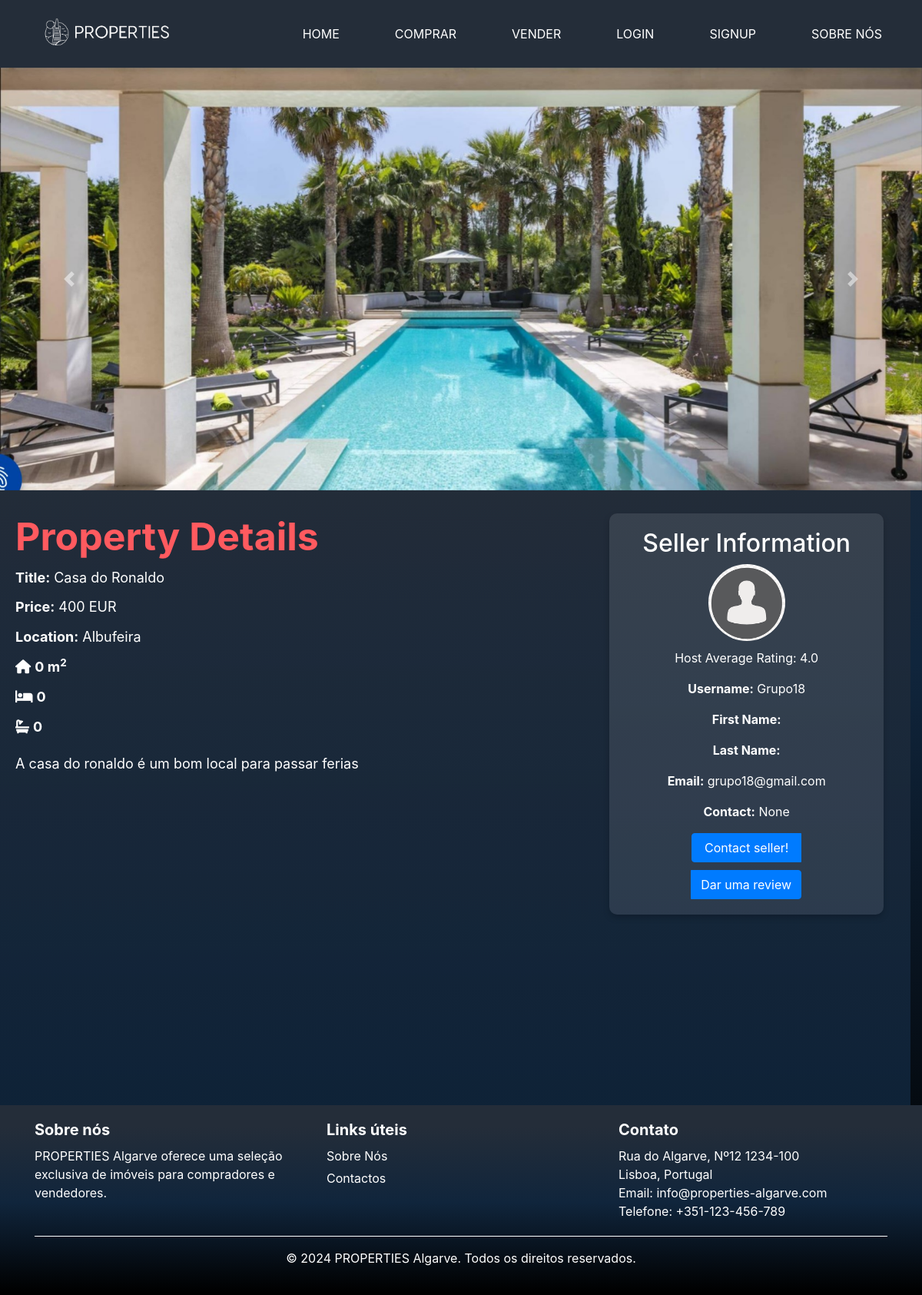
Page /comprar/3/ on the earlier database version.
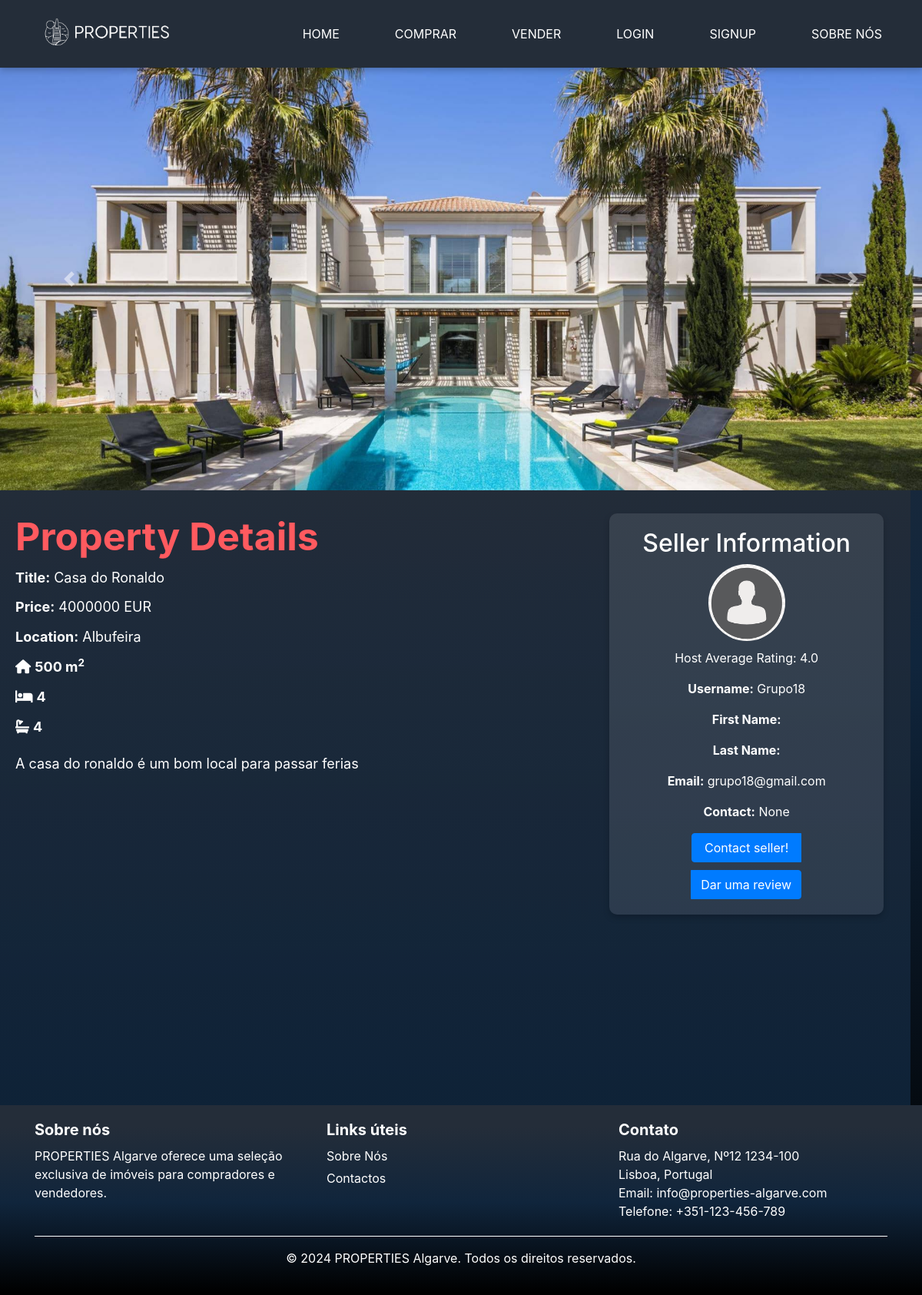
Same page on the later database version.
### base/models.py (models this page shows, shortened)
class PropertyImage(models.Model):
    property = models.ForeignKey('Property', related_name='images', on_delete=models.CASCADE)
    image = models.ImageField(upload_to='property_images/')
    uploaded_at = models.DateTimeField(auto_now_add=True)

class Property(models.Model):
    LOCATION_CHOICES = [
        ('faro', 'Faro'),
        ('lagos', 'Lagos'),
        ('portimao', 'Portimão'),
        ('albufeira', 'Albufeira'),
        ('tavira', 'Tavira'),
        ('olhao', 'Olhão'),
        ('silves', 'Silves'),
        ('loule', 'Loulé'),
        ('vila_real_de_santo_antonio', 'Vila Real de Santo António'),
    ]
    host = models.ForeignKey('Profile', on_delete=models.CASCADE)
    title = models.CharField(max_length=255)
    description = models.TextField()
    location = models.CharField(max_length=100, choices=LOCATION_CHOICES)
    price = models.DecimalField(max_digits=10, decimal_places=0)
    area = models.IntegerField()
    num_bedrooms = models.IntegerField()
    num_bathrooms = models.IntegerField()
    elevator = models.BooleanField(default=False)
    parking_spaces = models.IntegerField(default=0)
    pool = models.BooleanField(default=False)

class Profile(models.Model):
    USER_TYPES = (
        ('host', 'Vendedor'),
        ('guest', 'Cliente'),
    )
    user = models.OneToOneField(User, on_delete=models.CASCADE)
    address = models.CharField(max_length=255, null=True, blank=True)
    phone_number = models.CharField(max_length=15, null=True, blank=True)
    user_type = models.CharField(max_length=10, choices=USER_TYPES, default='guest')
    profile_picture = models.ImageField(upload_to='profile_pics/', default='default.png')

### base/views.py (the view)
# urls.py: path('comprar/<int:pk>/', views.property_details, name='property_detail'),
def property_details(request, pk):
    property_obj = get_object_or_404(Property, pk=pk)
    average_rating = Review.objects.filter(host=property_obj.host).aggregate(average=Avg('rating'))
    average = average_rating['average']
    if average is None:
        average = "Sem rating"
    context = {
        'property': property_obj,
        'average_rating': average
    }
    return render(request, 'property_details.html', context)

### templates/property_details.html (shortened to what this page needs)
{% extends 'main.html' %}
{% block content %}
<div id="propertyImagesCarousel" class="carousel slide" data-ride="carousel">
    <div class="carousel-inner">
        {% for image in property.images.all %}
        <div class="carousel-item {% if forloop.first %}active{% endif %}">
            <img src="{{ image.image.url }}" alt="{{ property.title }} Image {{ forloop.counter }}"
                 class="d-block w-100" style="max-height: 550px; object-fit: cover;">
        </div>
        {% endfor %}
    </div>
    <a class="carousel-control-prev" href="#propertyImagesCarousel" role="button" data-slide="prev">
        <span class="carousel-control-prev-icon" aria-hidden="true"></span>
    </a>
    <a class="carousel-control-next" href="#propertyImagesCarousel" role="button" data-slide="next">
        <span class="carousel-control-next-icon" aria-hidden="true"></span>
    </a>
</div>
<div class="property-detail row">
    <div class="col-md-8">
        <h2 class="property-title">Property Details</h2>
        <ul class="property-info">
            <li><strong>Title:</strong> {{ property.title }}</li>
            <li><strong>Price:</strong> {{ property.price }} EUR</li>
            <li><strong>Location:</strong> {{ property.location|capfirst }}</li>
            <li><i class="fa-solid fa-house"></i> <strong>{{ property.area }} m<sup>2</sup></strong></li>
            <li><i class="fas fa-bed"></i> <strong>{{ property.num_bedrooms }}</strong></li>
            <li><i class="fas fa-bath"></i> <strong>{{ property.num_bathrooms }}</strong></li>
        </ul>
        <p class="property-description" style="color: #fff;">{{ property.description }}</p>
    </div>
    <div class="col-md-4">
        <div class="host-profile">
            <h2>Seller Information</h2>
            <img src="{{ property.host.profile_picture.url }}" alt="Host Picture" class="profile-img">
            <p>Host Average Rating: {{ average_rating|floatformat:1 }}</p>
            <p><strong>Username:</strong> {{ property.host.user.username }}</p>
            <p><strong>First Name:</strong> {{ property.host.user.first_name }}</p>
            <p><strong>Last Name:</strong> {{ property.host.user.last_name }}</p>
            <p><strong>Email:</strong> {{ property.host.user.email }}</p>
            <p><strong>Contact:</strong> {{ property.host.phone_number }}</p>
            <div class="btn-group">
                {% if request.user.is_authenticated %}
                <a href="{% url 'messages' %}?user={{ property.host.user.id }}" class="btn btn-primary">Contact seller!</a>
                <a href="{% url 'create_review' property.host.id %}" class="btn btn-primary">Dar uma review</a>
                {% else %}
                <a href="{% url 'login' %}?next={% url 'messages' %}?user={{ property.host.user.id }}" class="btn btn-primary">Contact seller!</a>
                <a href="{% url 'login' %}?next={% url 'create_review' property.host.id %}" class="btn btn-primary">Dar uma review</a>
                {% endif %}
            </div>
        </div>
    </div>
</div>
{% endblock %}

### templates/main.html (shortened to what this page needs)
<!DOCTYPE html>
{% load static %}
<html lang="en">
<head>
    <link rel="stylesheet" href="{% static 'css/style.css' %}">
    <link href="{% static 'css/fonts.css' %}" rel="stylesheet">
    <link rel="stylesheet" href="{% static 'css/property_details.css' %}">
    <link rel="stylesheet" href="{% static 'css/footer.css' %}">
    <link rel="stylesheet" href="{% static 'css/messages.css' %}">
    <link rel="stylesheet" href="{% static 'css/navbar.css' %}">
    <link rel="stylesheet" href="{% static 'css/music.css' %}">
    <link rel="stylesheet" href="{% static 'css/sobrenos.css' %}">
    <link rel="stylesheet" href="{% static 'css/contactos.css' %}">
    <link rel="stylesheet" href="https://stackpath.bootstrapcdn.com/bootstrap/4.5.2/css/bootstrap.min.css">
    <link rel="stylesheet" href="https://cdnjs.cloudflare.com/ajax/libs/font-awesome/6.0.0-beta3/css/all.min.css">
</head>
<body>
    <div class="wrapper d-flex flex-column min-vh-100">
        {% include 'navbar.html' %}
        <div class="flex-fill">
            {% block content %}{% endblock %}
        </div>
        <footer class="footer mt-auto">
            <div class="container">
                <div class="row">
                    <div class="col-md-4">
                        <h5>Sobre nós</h5>
                        <p>PROPERTIES Algarve oferece uma seleção exclusiva de imóveis para compradores e vendedores.</p>
                    </div>
                    <div class="col-md-4">
                        <h5>Links úteis</h5>
                        <ul>
                            <li><a href="{% url 'sobrenos' %}">Sobre Nós</a></li>
                            <li><a href="{% url 'contactos' %}">Contactos</a></li>
                        </ul>
                    </div>
                    <div class="col-md-4">
                        <h5>Contato</h5>
                        <address>
                            Rua do Algarve, Nº12 1234-100<br>
                            Lisboa, Portugal<br>
                            Email: info@properties-algarve.com<br>
                            Telefone: +351-123-456-789
                        </address>
                    </div>
                </div>
                <div class="text-center py-3">
                    <p>© 2024 PROPERTIES Algarve. Todos os direitos reservados.</p>
                </div>
            </div>
        </footer>
    </div>
</body>
</html>

### templates/navbar.html (shortened to what this page needs)
{% load static %}
<nav class="navbar">
    <div class="navbar-logo">
        <a href="/" class="navbar-brand">
            <img src="{% static 'images/Logo.png' %}" alt="PROPERTIES Logo" style="width: 200px">
        </a>
    </div>
    <ul>
        <li><a href="{% url 'home' %}" class="nav-link home">HOME</a></li>
        <li><a href="{% url 'comprar' %}" class="nav-link comprar">Comprar</a></li>
        <li><a href="{% url 'add_property' %}" class="nav-link vender">Vender</a></li>
        {% if user.is_authenticated %}
            {% if user.profile.profile_picture %}
            <li class="nav-item dropdown">
                <a href="#" class="nav-link dropdown-toggle" id="navbarDropdown" role="button" data-toggle="dropdown" aria-haspopup="true" aria-expanded="false">
                    <img src="{{ user.profile.profile_picture.url }}" alt="Profile picture" class="navbar-profile-picture"/>
                </a>
                <div class="dropdown-menu" aria-labelledby="navbarDropdown">
                    <a class="dropdown-item" href="{% url 'profile' %}">Perfil</a>
                    <a class="dropdown-item" href="{% url 'messages' %}">Mensagens</a>
                    <a class="dropdown-item" href="#" onclick="document.getElementById('logout-form').submit();">Logout</a>
                    <form id="logout-form" action="{% url 'logout' %}" method="post" style="display: none;">
                        {% csrf_token %}
                    </form>
                </div>
            </li>
            {% else %}
                <li>
                    <a href="{% url 'profile' %}" class="nav-link profile">
                        <img src="{% static 'images/default-profile-pic.png' %}" alt="Default profile picture" class="navbar-profile-picture"/>
                    </a>
                </li>
            {% endif %}
        {% else %}
            <li><a href="{% url 'login' %}" class="nav-link login">Login</a></li>
            <li><a href="{% url 'signup' %}" class="nav-link signup">Signup</a></li>
        {% endif %}
        <li><a href="{% url 'sobrenos' %}" class="nav-link sobrenos">Sobre Nós</a></li>
    </ul>
</nav>

### base/static/css/style.css (style rules this page uses)
* { margin: 0; padding: 0; box-sizing: border-box; font-family: 'SFProDisplay', sans-serif; }
html, body { margin: 0; padding: 0; min-height: 100%; position: relative; font-family: 'SFProDisplay', sans-serif; background: linear-gradient(180deg, rgb(36, 45, 57) 11.2%, rgb(16, 37, 60) 51.2%, rgb(0, 0, 0) 98.6%); background-attachment: fixed; background-repeat: no-repeat; background-size: cover; }
.property-title { color: #333; font-size: 1.5em; margin-bottom: 10px; }
.property-description { color: #666; margin-bottom: 10px; }

### base/static/css/property_details.css (style rules this page uses)
.property-detail { width: 100%; min-height: 100vh; padding: 30px 20px; background: linear-gradient(180deg, rgba(36, 45, 57, 0.9), rgba(16, 37, 60, 0.9)); color: #fff; display: flex; flex-direction: row; align-items: flex-start; justify-content: space-between; text-align: left; }
.property-title { font-size: 50px; margin-bottom: 10px; font-weight: bold; color: #FF5A5F; }
.property-info { list-style: none; padding: 0; margin-bottom: 20px; line-height: 1.6; font-size: 18px; color: #fff; }
.property-info li { margin-bottom: 10px; }
.property-description { max-width: 800px; font-size: 18px; line-height: 1.6; margin-bottom: 20px; color: #ffffff; }
.host-profile { padding: 20px; background-color: rgba(255, 255, 255, 0.1); border-radius: 10px; box-shadow: 0 4px 8px rgba(0, 0, 0, 0.2); text-align: center; width: 100%; }
.profile-img { width: 100px; height: 100px; border-radius: 50%; object-fit: cover; margin-bottom: 10px; }
.btn-group { display: flex; flex-direction: column; gap: 10px; }

### base/static/css/footer.css (style rules this page uses)
html, body { height: 100%; margin: 0; display: flex; flex-direction: column; }
.wrapper { display: flex; flex-direction: column; min-height: 100vh; }
.flex-fill { flex: 1 0 auto; }
.footer { background: linear-gradient(180deg, rgb(36, 45, 57) 11.2%, rgb(16, 37, 60) 51.2%, rgb(0, 0, 0) 98.6%); color: #ffffff; padding: 20px 0; }
.footer h5 { font-weight: bold; margin-bottom: 10px; }
.footer p, .footer address, .footer ul { margin: 0; }
.footer ul { list-style: none; padding-left: 0; }
.footer ul li { margin-bottom: 5px; }
.footer ul li a { color: #ffffff; text-decoration: none; }
.footer .text-center { border-top: 1px solid #ffffff; margin-top: 20px; padding-top: 10px; }

### base/static/css/navbar.css (style rules this page uses)
.navbar { width: 100%; margin: auto; padding: 15px 0; display: flex; align-items: center; justify-content: flex-end; top: 0; left: 0; z-index: 1000; box-shadow: 0 4px 8px rgba(0, 0, 0, 0.2); }
.navbar-logo { flex-grow: 1; }
.navbar-brand { text-decoration: none; color: white; font-size: 20px; padding-left: 20px; font-weight: bold; }
.navbar ul { list-style: none; display: flex; align-items: center; margin: 0; padding: 0; }
.navbar ul li { list-style: none; display: inline-block; margin: 0 20px; position: relative; }
.navbar ul li a { text-decoration: none; color: white; text-transform: uppercase; transition: color 0.3s; }
.navbar ul li::after { content: ''; height: 3px; width: 0; background: #FF5A5F; position: absolute; left: 0; bottom: -5px; transition: 0.5s; }

Differences in the rows shown:
removed PropertyImage: image (picture)
now on this page (row unchanged): PropertyImage: image (picture)
changed Property "Casa do Ronaldo": price "400" → "4000000"; area "0" → "500"; num_bedrooms "0" → "4"; num_bathrooms "0" → "4"
